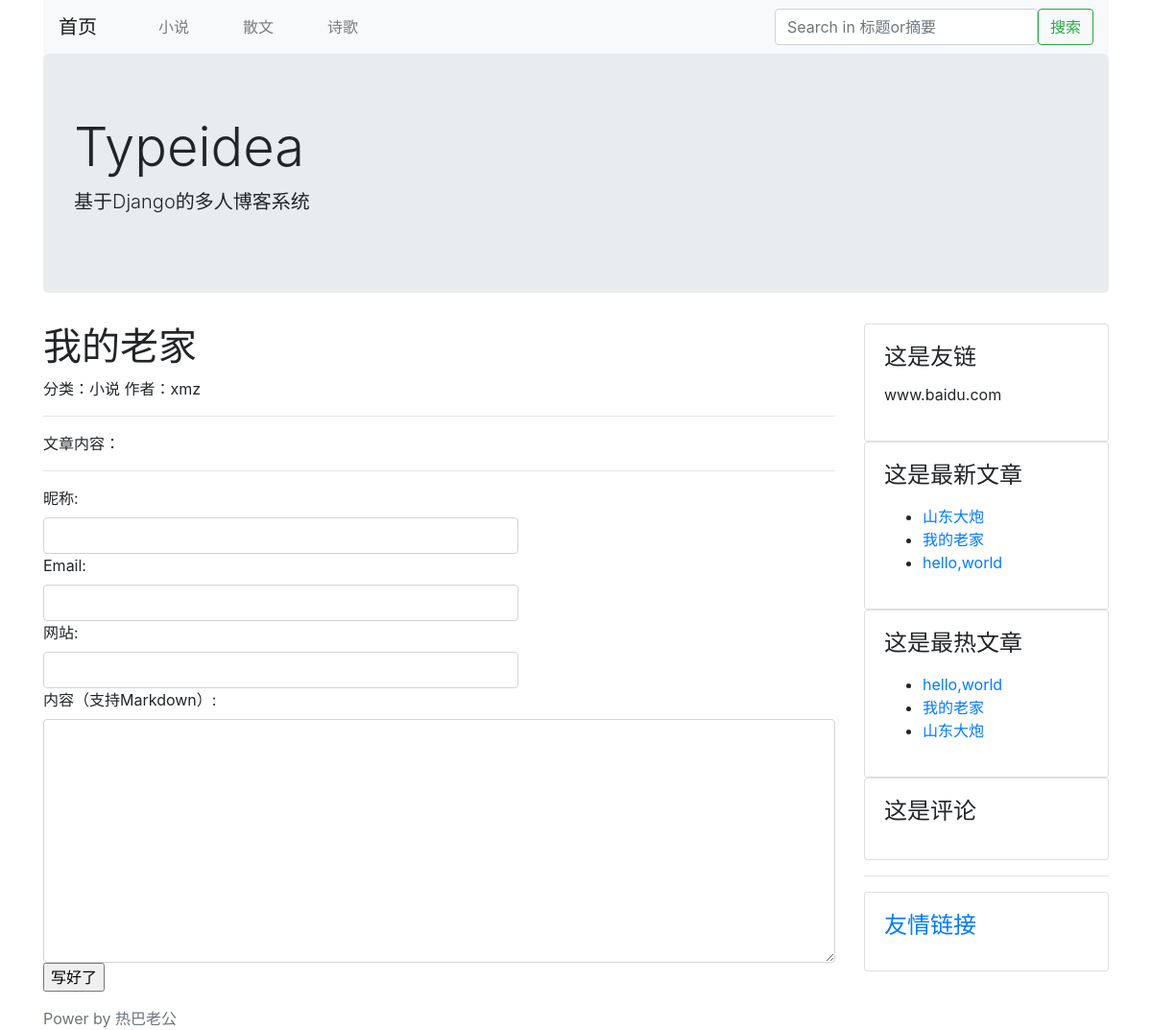
The app's page /post/2/, older data.
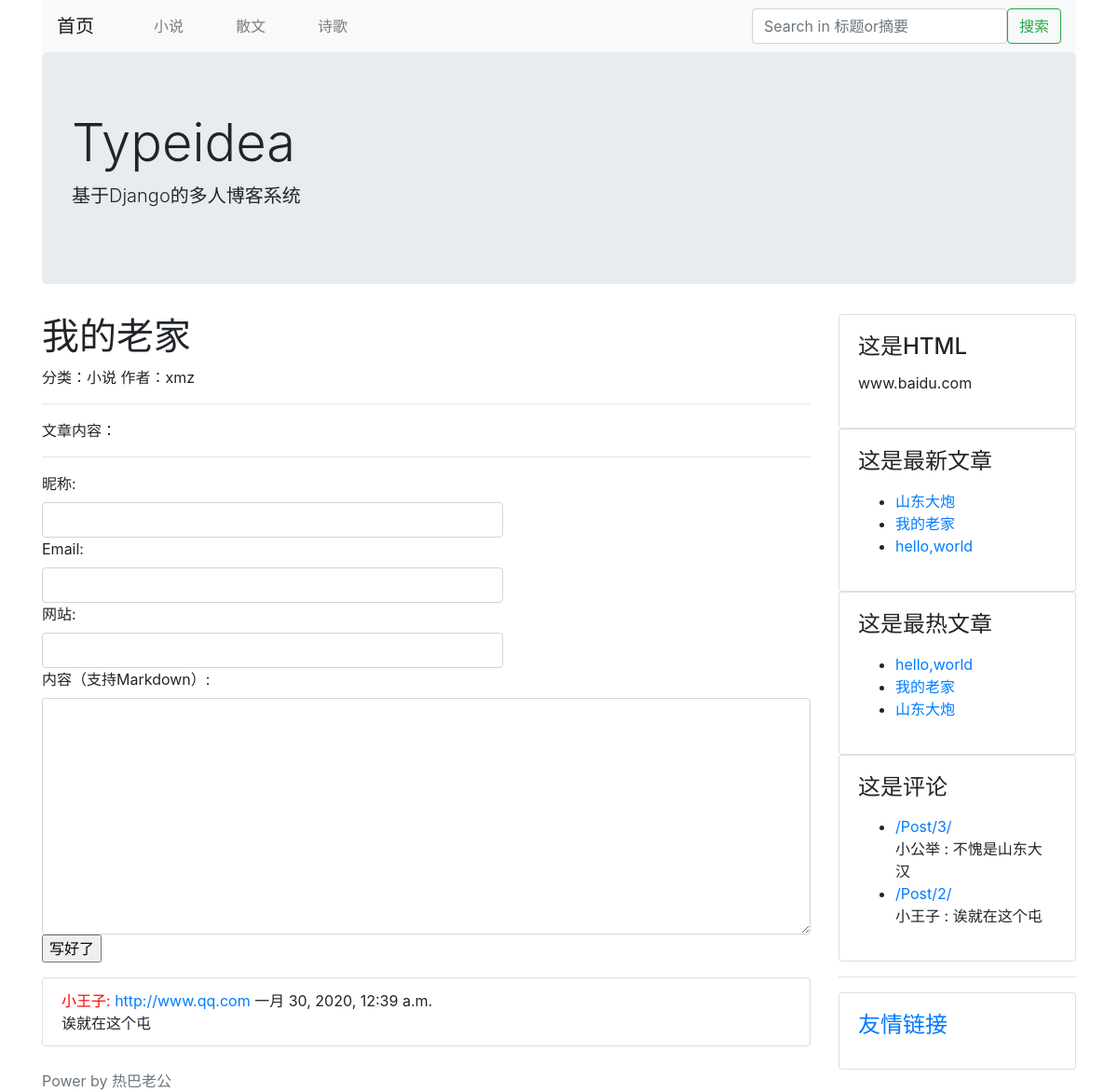
The same page, newer data.
### blog/models.py (models this page shows, shortened)
class Category(models.Model):
    STATUS_NORMAL = 1
    STATUS_DELETE = 0
    STATUS_ITEMS = (
        (STATUS_NORMAL, '正常'),
        (STATUS_DELETE, '删除'),
    )
    name = models.CharField(max_length=50, verbose_name="名称")
    status = models.PositiveIntegerField(default=STATUS_NORMAL, choices=STATUS_ITEMS, verbose_name="状态")
    is_nav = models.BooleanField(default=False, verbose_name="是否为导航")
    owner = models.ForeignKey(User, verbose_name="作者")
    created_time = models.DateTimeField(auto_now_add=True, verbose_name="创建时间")
    class Meta:
        verbose_name = verbose_name_plural = "分类"
    @classmethod
    def get_navs(cls):
        categories=cls.objects.filter(status=cls.STATUS_NORMAL)
        nav_categories=[]
        normal_categories=[]
        for i in categories:
            if i.is_nav:
                nav_categories.append(i)
            else:
                normal_categories.append(i)
        dict={
            'navs':nav_categories,
            'categories':normal_categories,
        }
        return dict

class Post(models.Model):
    STATUS_NORMAL = 1
    STATUS_DELETE = 0
    STATUS_DRAFT = 2
    STATUS_ITEMS = (
        (STATUS_NORMAL, '正常'),
        (STATUS_DELETE, '删除'),
        (STATUS_DRAFT, '草稿'),
    )
    title = models.CharField(max_length=255, verbose_name="标题")
    desc = models.CharField(max_length=1024, blank=True, verbose_name="摘要", help_text="可以为空")
    content = models.TextField(verbose_name="正文", help_text="正文必须为MarkDown格式")
    content_html=models.TextField(verbose_name='正文HTML代码',blank=True,editable=False)
    status = models.PositiveIntegerField(default=STATUS_NORMAL, choices=STATUS_ITEMS, verbose_name="状态")
    category = models.ForeignKey(Category, verbose_name="分类")
    tag = models.ManyToManyField(Tag, verbose_name="标签")
    owner = models.ForeignKey(User, verbose_name="作者")
    created_time = models.DateTimeField(auto_now_add=True, verbose_name="创建时间")
    pv=models.PositiveIntegerField(default=1)
    uv=models.PositiveIntegerField(default=1)
    class Meta:
        verbose_name = verbose_name_plural = "文章"
        ordering = ['-id']  # 根据id降序排列
    @classmethod
    def latest_posts(cls):
        queryset=cls.objects.filter(status=cls.STATUS_NORMAL)
        return queryset
    @classmethod
    def hot_posts(cls):
        return cls.objects.filter(status=Post.STATUS_NORMAL).order_by('-pv')

### config/models.py (models this page shows, shortened)
class SideBar(models.Model):
    STATUS_SHOW = 1
    STATUS_HIDE = 0
    STATUS_ITEMS = (
        (STATUS_SHOW, "展示"),
        (STATUS_HIDE, "隐藏"),
    )
    DISPLAY_HTML = 1
    DISPLAY_LATEST = 2
    DISPLAY_HOT = 3
    DISPLAY_COMMENT = 4
    SIDE_TYPE = (
        (DISPLAY_HTML, "HTML"),
        (DISPLAY_LATEST, "最新文章"),
        (DISPLAY_HOT, "最热文章"),
        (DISPLAY_COMMENT, "最近评论"),
    )
    title = models.CharField(max_length=50, verbose_name="标题")
    display_type = models.PositiveIntegerField(default=1, choices=SIDE_TYPE, verbose_name="展示类型")
    content = models.CharField(max_length=500, blank=True, verbose_name="内容", help_text="如果设置的不是HTML类型，可为空")
    status = models.PositiveIntegerField(default=STATUS_SHOW, choices=STATUS_ITEMS, verbose_name="状态")
    owner = models.ForeignKey(User, verbose_name="作者")
    created_time = models.DateTimeField(auto_now_add=True, verbose_name="创建时间")
    class Meta:
        verbose_name = verbose_name_plural = "侧边栏"
    @classmethod
    def get_all(cls):
        return cls.objects.filter(status=SideBar.STATUS_SHOW)
    @property
    def content_html(self):
        from blog.models import Post
        from comment.models import Comment
        result = ''
        if self.display_type == self.DISPLAY_HTML:
            result = self.content
        elif self.display_type == self.DISPLAY_LATEST:
            context = {
                'posts': Post.latest_posts(),
            }
            result = render_to_string('config/blocks/sidebar_posts.html', context=context)
        elif self.display_type == self.DISPLAY_HOT:
            context = {
                'posts': Post.hot_posts(),
            }
            result = render_to_string('config/blocks/sidebar_posts.html', context=context)
        elif self.display_type == self.DISPLAY_COMMENT:
            context = {
                'comments': Comment.objects.filter(status=Comment.STATUS_NORMAL)
            }
            result = render_to_string('config/blocks/sidebar_comments.html', context=context)
        return result

### comment/models.py (models this page shows, shortened)
class Comment(models.Model):
    STATUS_NORMAL = 1
    STATUS_DELETE = 0
    STATUS_ITEMS = (
        (STATUS_NORMAL, '正常'),
        (STATUS_DELETE, '删除'),
    )
    target = models.CharField(max_length=100, verbose_name="评论目标")
    content = models.CharField(max_length=2000, verbose_name="内容")
    nickname = models.CharField(max_length=50, verbose_name="昵称")
    website = models.URLField(verbose_name="网站")
    email = models.EmailField(verbose_name="邮箱")
    status = models.PositiveIntegerField(default=STATUS_NORMAL, choices=STATUS_ITEMS, verbose_name="状态")
    created_time = models.DateTimeField(auto_now_add=True, verbose_name="创建时间")
    class Meta:
        verbose_name = verbose_name_plural = "评论"
    @classmethod
    def get_by_target(cls,target):
        return cls.objects.filter(target=target,status=cls.STATUS_NORMAL)

### blog/views.py (the view)
# urls.py: url(r'^post/(?P<post_id>\d+)/$', PostDetailView.as_view(),name='post-detail'),
class PostDetailView(CommonViewMixin, DetailView):
    queryset = Post.latest_posts()
    template_name = 'blog/detail.html'
    context_object_name = 'post'
    pk_url_kwarg = 'post_id'

### comment/forms.py (shortened to what this page needs)
class CommentForm(forms.ModelForm):
    nickname = forms.CharField(label='昵称', max_length=50, widget=forms.widgets.Input(
        attrs={'class': 'form-control', 'style': "width: 60%;"}
    ))
    email = forms.CharField(label='Email', max_length=50, widget=forms.widgets.EmailInput(
        attrs={'class': 'form-control', 'style': "width: 60%;"}
    ))
    website = forms.CharField(label='网站', max_length=100, widget=forms.widgets.URLInput(
        attrs={'class': 'form-control', 'style': "width: 60%;"}
    ))
    content = forms.CharField(label='内容（支持Markdown）', max_length=500, widget=forms.widgets.Textarea(
        attrs={'class': 'form-control', 'row': 6, 'col': 60}
    ))
    class Meta:
        model = Comment
        fields = ['nickname', 'email', 'website', 'content']

### blog/views.py (called while the page is built)
    def get_context_data(self, **kwargs):
        context = super().get_context_data(**kwargs)
        context.update({
            'sidebars': SideBar.get_all(),
            'God':'热巴老公',
        })
        context.update(Category.get_navs())
        return context

### typeidea/thems/bootstrap/templates/blog/detail.html (shortened to what this page needs)
{% extends "./base.html" %}
{% load comment_block %}
{% block extra_head %}
<link rel="stylesheet"
      href="https://cdn.bootcss.com/highlight.js/9.12.0/styles/googlecode.min.css">
{% endblock %}
{% block main %}
    {% if post %}
    <h1>{{ post.title }}</h1>
    <div>
        <span>分类：{{ post.category.name }}</span>
        <span>作者：{{ post.owner.username }}</span>
    </div>
    <hr/>
    <p>
        文章内容：
        <br/>
    </p>
    {% endif %}
{% comment_block request.path %}
{% endblock %}

### typeidea/thems/bootstrap/templates/blog/base.html (shortened to what this page needs)
<!DOCTYPE HTML>
<html lang="en">
    <head>
        <link rel="stylesheet" href="https://cdn.bootcss.com/bootstrap/4.0.0/css/bootstrap.css">
        {% block extra_head %}
        {% endblock %}
    </head>
<body>
    <div class="container head">
        <nav class="navbar navbar-expand-lg navbar-light bg-light">
            <a class="navbar-brand" href="/">首页</a>
            <div class="collapse navbar-collapse" id="navbarSupportedContent">
                <ul class="navbar-nav mr-auto">
                    {% for cate in navs %}
                    <ul class="nav-item">
                        <a class="nav-link" href="{% url 'category-list' cate.id %}">{{ cate.name }}</a>
                    </ul>
                    {% endfor %}
                </ul>
                <form class="form-inline " action="/search/" method="GET">
                    <input class="form-control " type="search" name="keyword" placeholder="Search in 标题or摘要" aria-label="Search" value="{{ keyword }}">
                    <button class="btn btn-outline-success" type="submit">搜索</button>
                </form>
            </div>
        </nav>
        <div class="jumbotron">
            <h1 class="display-4">Typeidea</h1>
            <p class="lead">基于Django的多人博客系统</p>
        </div>
    </div>
    <div class="container main">
        <div class="row">
            <div class="col-9 post-list">
                {% block main %}
                {% endblock %}
            </div>
            <div class="col-3">
                {% block sidebar %}
                    {% for sidebar in sidebars %}
                    <div class="card sidebar">
                        <div class="card-body">
                            <h4 class="card-title">{{ sidebar.title }}</h4>
                            <p>
                                {{ sidebar.content_html }}
                            </p>
                        </div>
                    </div>
                    {% endfor %}
                {% endblock %}
                <hr/>
                <div class="card sidebar">
                    <div class="card-body">
                        <h4 class="card-title"><a href="{% url 'link-list'  %}">友情链接</a></h4>
                    </div>
                </div>
            </div>
        </div>
    </div>
<footer class="footer">
    {% block footer %}
    <div class="container power">
        <span class="text-muted" >Power by {{ God }}</span>
    </div>
    {% endblock %}
</footer>
</body>
</html>

### typeidea/thems/bootstrap/templates/comment/block.html (shortened to what this page needs)
<hr/>
<div class="comment">
    <form class="form-group" action="/comment/" method="POST">
        {{ comment_form }}
        <input type="submit" value="写好了"/>
    </form>
    <ul class="list-group">
        {% for comment in comment_list %}
        <li class="list-group-item">
            <div class="nickname">
                <span style="color:red;">{{ comment.nickname }}: </span><a href="{{ comment.website }}">{{ comment.website }}</a>
                <span>{{ comment.created_time }}</span>
            </div>
            <div class="comment-content">
                {% autoescape off %}
                {{ comment.content }}
                {% endautoescape %}
            </div>
        </li>
        {% endfor %}
    </ul>
</div>

### typeidea/thems/bootstrap/templates/config/blocks/sidebar_posts.html (shortened to what this page needs)
<!DOCTYPE html>
<html lang="en">
<head>
</head>
<body>
<ul>
    {% for post in posts %}
    <li>
        <a href="{% url 'post-detail' post.id %}">{{ post.title }}</a>
    </li>
    {% endfor %}
</ul>
</body>
</html>

### typeidea/thems/bootstrap/templates/config/blocks/sidebar_comments.html (shortened to what this page needs)
<!DOCTYPE html>
<html lang="en">
<head>
</head>
<body>
<ul>
    {% for comment in comments %}
    <li>
        <a href="{{ comment.target }}">{{ comment.target.title }}</a>
        <br/>
        {% autoescape off %}
        {{ comment.nickname }} : {{ comment.content }}
        {% endautoescape %}
    </li>
    {% endfor %}
</ul>
</body>
</html>

Row changes from the older to the newer data that the page shows:
added Comment: nickname "小王子", website "http://www.qq.com", created_time "一月 30, 2020, 12:39 a.m.", content "诶就在这个屯", target "/Post/2/"
changed SideBar "www.baidu.com": title "这是友链" → "这是HTML"
added Comment: target "/Post/3/", nickname "小公举", content "不愧是山东大汉", shown under SideBar "这是评论"
